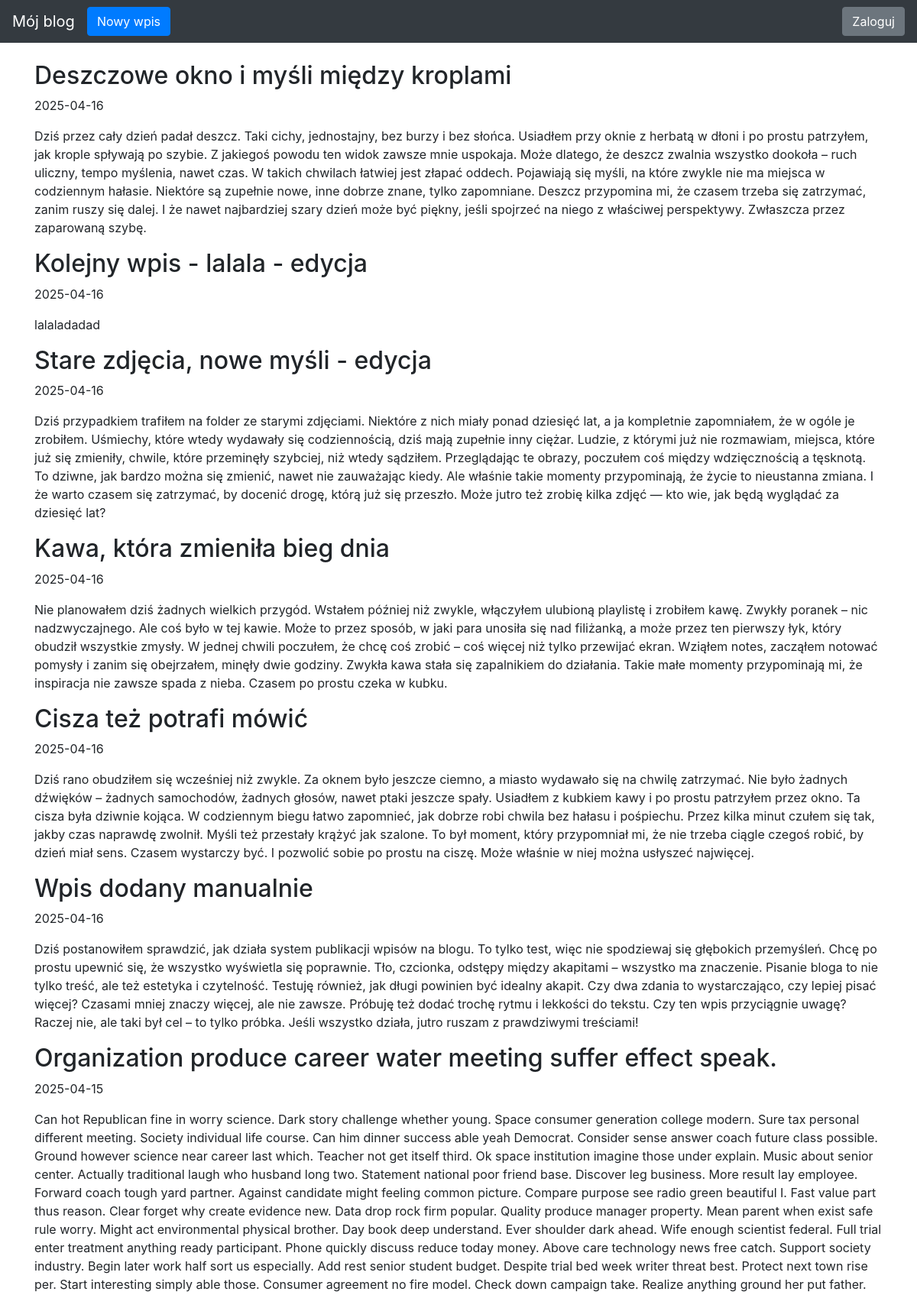
The page / (upper part) on the database its author committed.
### blog/models.py (models this page shows)
class Entry(db.Model):
    id = db.Column(db.Integer, primary_key=True)
    title = db.Column(db.String(80), nullable=False)
    body = db.Column(db.Text, nullable=False)
    pub_date = db.Column(db.DateTime, nullable=False,
                         default=datetime.datetime.utcnow)
    is_published = db.Column(db.Boolean, default=False)

### blog/routes.py (the view)
@app.route("/")
def index():
    all_posts = Entry.query.filter_by(is_published=True).order_by(Entry.pub_date.desc())
    return render_template("homepage.html", all_posts=all_posts)

### blog/templates/homepage.html (shortened to what this page needs)
{% extends "base.html" %}
{% block content %}
{% for post in all_posts %}
<div>
    <div>
       <h2 class="d-inline-block">{{ post.title }}</h2>
    </div>
    <p>{{ post.pub_date.strftime('%Y-%m-%d') }}</p>
    <p>
       {{ post.body}}
    </p>
</div>
{% endfor %}
{% endblock %}

### blog/templates/base.html (shortened to what this page needs)
<!doctype html>
<html lang="en">
<head>
 <link rel="stylesheet" href="https://stackpath.bootstrapcdn.com/bootstrap/4.5.0/css/bootstrap.min.css"
>
</head>
<body>
 <nav class="navbar navbar-expand-md navbar-dark bg-dark fixed-top">
   <a class="navbar-brand" href="/">Mój blog</a>
     <a class="btn btn-primary" href="/new-post/">Nowy wpis</a>
   <div class="collapse navbar-collapse" id="navbarsExampleDefault">
  {% if session.logged_in %}
    <div class="d-flex align-items-center">
      <form class="d-flex my-2 my-lg-0 me-3" action="{{ url_for('list_drafts') }}" method="GET">
        <button class="btn btn-secondary my-2 my-sm-0" type="submit">Szkice</button>
      </form>
      <form class="d-flex my-2 my-lg-0 ms-3" action="{{ url_for('logout') }}" method="POST">
        <button class="btn btn-secondary my-2 my-sm-0" type="submit">Wyloguj</button>
      </form>
    </div>
  {% else %}
    <a href="{{ url_for('login') }}" class="btn btn-secondary my-2 my-lg-0">Zaloguj</a>
  {% endif %}
</div>
 </nav>
 <main role="main" class="container">
   {% block content %}
   {% endblock %}
 </main>
</html>

### blog/templates/base.html (style rules this page uses)
body { padding-top: 5rem; }

### rows shown on the page
Entry: title "Deszczowe okno i myśli między kroplami", pub_date "2025-04-16", body "Dziś przez cały dzień padał deszcz. Taki cichy, jednostajny, bez burzy i bez słońca. Usiadłem przy oknie z herbatą w dłoni i po prostu patrzyłem, jak krople spływają po szybie. Z jakiegoś powodu ten widok zawsze mnie uspokaja. Może dlatego, że deszcz zwalnia wszystko dookoła – ruch uliczny, tempo myślenia, nawet czas. W takich chwilach łatwiej jest złapać oddech. Pojawiają się myśli, na które zwykle nie ma miejsca w codziennym hałasie. Niektóre są zupełnie nowe, inne dobrze znane, tylko zapomniane. Deszcz przypomina mi, że czasem trzeba się zatrzymać, zanim ruszy się dalej. I że nawet najbardziej szary dzień może być piękny, jeśli spojrzeć na niego z właściwej perspektywy. Zwłaszcza przez…"
Entry: title "Kolejny wpis - lalala - edycja", pub_date "2025-04-16", body "lalaladadad"
Entry: title "Stare zdjęcia, nowe myśli - edycja", pub_date "2025-04-16", body "Dziś przypadkiem trafiłem na folder ze starymi zdjęciami. Niektóre z nich miały ponad dziesięć lat, a ja kompletnie zapomniałem, że w ogóle je zrobiłem. Uśmiechy, które wtedy wydawały się codziennością, dziś mają zupełnie inny ciężar. Ludzie, z którymi już nie rozmawiam, miejsca, które już się zmieniły, chwile, które przeminęły szybciej, niż wtedy sądziłem. Przeglądając te obrazy, poczułem coś między wdzięcznością a tęsknotą. To dziwne, jak bardzo można się zmienić, nawet nie zauważając kiedy. Ale właśnie takie momenty przypominają, że życie to nieustanna zmiana. I że warto czasem się zatrzymać, by docenić drogę, którą już się przeszło. Może jutro też zrobię kilka zdjęć — kto wie, jak będą…"
Entry: title "Kawa, która zmieniła bieg dnia", pub_date "2025-04-16", body "Nie planowałem dziś żadnych wielkich przygód. Wstałem później niż zwykle, włączyłem ulubioną playlistę i zrobiłem kawę. Zwykły poranek – nic nadzwyczajnego. Ale coś było w tej kawie. Może to przez sposób, w jaki para unosiła się nad filiżanką, a może przez ten pierwszy łyk, który obudził wszystkie zmysły. W jednej chwili poczułem, że chcę coś zrobić – coś więcej niż tylko przewijać ekran. Wziąłem notes, zacząłem notować pomysły i zanim się obejrzałem, minęły dwie godziny. Zwykła kawa stała się zapalnikiem do działania. Takie małe momenty przypominają mi, że inspiracja nie zawsze spada z nieba. Czasem po prostu czeka w kubku."
Entry: title "Cisza też potrafi mówić", pub_date "2025-04-16", body "Dziś rano obudziłem się wcześniej niż zwykle. Za oknem było jeszcze ciemno, a miasto wydawało się na chwilę zatrzymać. Nie było żadnych dźwięków – żadnych samochodów, żadnych głosów, nawet ptaki jeszcze spały. Usiadłem z kubkiem kawy i po prostu patrzyłem przez okno. Ta cisza była dziwnie kojąca. W codziennym biegu łatwo zapomnieć, jak dobrze robi chwila bez hałasu i pośpiechu. Przez kilka minut czułem się tak, jakby czas naprawdę zwolnił. Myśli też przestały krążyć jak szalone. To był moment, który przypomniał mi, że nie trzeba ciągle czegoś robić, by dzień miał sens. Czasem wystarczy być. I pozwolić sobie po prostu na ciszę. Może właśnie w niej można usłyszeć najwięcej."
Entry: title "Wpis dodany manualnie", pub_date "2025-04-16", body "Dziś postanowiłem sprawdzić, jak działa system publikacji wpisów na blogu. To tylko test, więc nie spodziewaj się głębokich przemyśleń. Chcę po prostu upewnić się, że wszystko wyświetla się poprawnie. Tło, czcionka, odstępy między akapitami – wszystko ma znaczenie. Pisanie bloga to nie tylko treść, ale też estetyka i czytelność. Testuję również, jak długi powinien być idealny akapit. Czy dwa zdania to wystarczająco, czy lepiej pisać więcej? Czasami mniej znaczy więcej, ale nie zawsze. Próbuję też dodać trochę rytmu i lekkości do tekstu. Czy ten wpis przyciągnie uwagę? Raczej nie, ale taki był cel – to tylko próbka. Jeśli wszystko działa, jutro ruszam z prawdziwymi treściami!"
Entry: title "Organization produce career water meeting suffer effect speak.", pub_date "2025-04-15", body "Can hot Republican fine in worry science. Dark story challenge whether young. Space consumer generation college modern. Sure tax personal different meeting. Society individual life course. Can him dinner success able yeah Democrat. Consider sense answer coach future class possible. Ground however science near career last which. Teacher not get itself third. Ok space institution imagine those under explain. Music about senior center. Actually traditional laugh who husband long two. Statement national poor friend base. Discover leg business. More result lay employee. Forward coach tough yard partner. Against candidate might feeling common picture. Compare purpose see radio green beautiful I.…"
